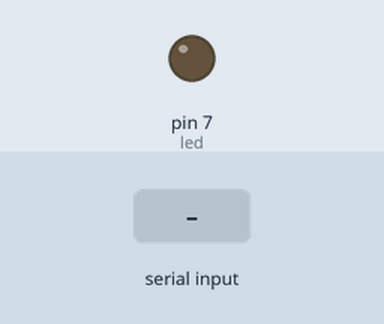
The sketch below on a simulated Arduino Uno, built with avr-gcc and run on an emulated ATmega328P. Parts: output pins drawn as LEDs (lit = HIGH). The test bench sets the inputs (shaded band). What the sketch prints to the serial monitor is not drawn.

Above: at 1.2 s.
1.3 s: byte 30 received over Serial
At 2.0 s:
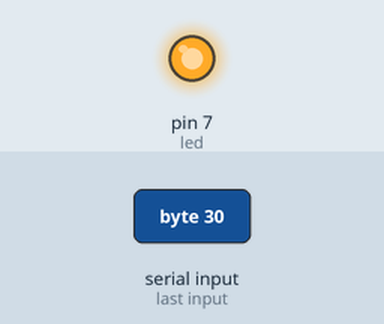
2.8 s: byte 90 received over Serial
5.8 s: byte 120 received over Serial
Timing chart, 0 to 8.8 s (numbered marks = the images above; inputs shaded):
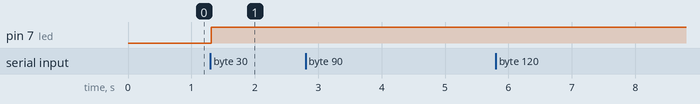

Measured:
- after the input at 1.3 s, pin 7 (led): LOW → HIGH at once
- after the input at 2.8 s, every drawn part: stays the same
- after the input at 5.8 s, every drawn part: stays the same

The sketch:

receiver_nano.ino
```cpp
////#include <SoftwareSerial.h> //for setting pins 2 and 3 on the arduino to act as TX and RX, need this library
////SoftwareSerial xbeeSerial(2,3); //creates object of SoftwareSerial that defines the TX and RX pins for the xbee

int8_t data = 0; //8 bit value, form of xbee message packets
int led=7;

void setup() {
  Serial.begin(9600); //this baud rate must match that of the configured xbee
////xbeeSerial.begin(9600); //start xbee communication
  pinMode(led,OUTPUT);

}

void loop() {
  Serial.println("r u working my friend");
  Serial.println(Serial.available());
   if(Serial.available()) { //check to see if XBee is receiving, if redefining pins, would be xbeeSerial.available()
    data=Serial.read(); //xbeeSerial.read()
    if (data>=1) {
      digitalWrite(led,HIGH);
      Serial.println("high");
      //Serial.println(data);
     }

    if (data<=0){
      digitalWrite(led,LOW);
      Serial.println("low");
      //Serial.println(data);
    }
  }
}
```
